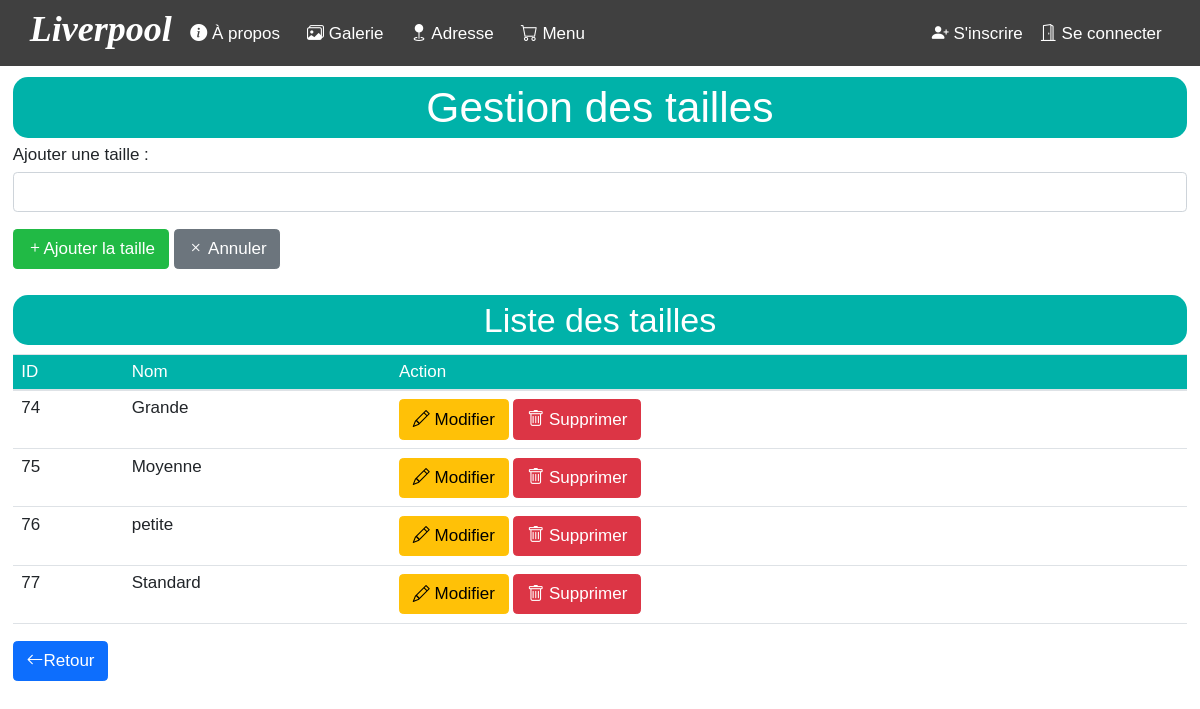
Page /crud_taille.php on the committed database.
### tables this page shows
CREATE TABLE IF NOT EXISTS `tailles` (
  `id_taille` int(11) NOT NULL AUTO_INCREMENT,
  `nom_taille` varchar(255) NOT NULL,
  PRIMARY KEY (`id_taille`)
);

### crud_taille.php (the view, shortened to what this page needs)
<?php
$servername = "localhost";
$dBUsername = "root";
$dBPassword = "";
$dBName = "liverpool";
$connexion = mysqli_connect($servername, $dBUsername, $dBPassword, $dBName);
mysqli_set_charset($connexion, "utf8");
$mode_ajout = true;
?>
<?php require "header.php"; ?>
<br><br><br>
<div class="container">
    <h1 style="text-align: center; background-color: #00B2A9; color: white; border-radius: 15px; padding: 5px;">Gestion des tailles</h1>
    <form action="" method="POST">
        <?php if ($mode_ajout) : ?>
            <div class="form-group">
                <label for="nom_taille">Ajouter une taille :</label>
                <input type="text" class="form-control" id="nom_taille" name="nom_taille">
            </div>
            <button class="btn btn bi bi-plus " style="background-color: #21BA45; color: white;" type="submit" name="action" value="taille">Ajouter la taille</button>
            <button class="btn btn-secondary bi bi-x" type="submit" name="action" value="annuler"> Annuler</button>
        <?php endif; ?>
    </form>
</div><br>
<div class="container">
    <h2 style="text-align: center; background-color: #00B2A9; color: white; border-radius: 15px; padding: 5px;">Liste des tailles</h2>
    <table class="table">
        <thead style="background-color: #00B2A9; color: white;">
            <tr>
                <th>ID</th>
                <th>Nom</th>
                <th>Action</th>
            </tr>
        </thead>
        <tbody>
            <?php
            $select_tailles = $connexion->query("SELECT * FROM tailles");
            if ($select_tailles) {
                while ($taille = $select_tailles->fetch_assoc()) {
                    echo "<tr>";
                    echo "<td>" . $taille['id_taille'] . "</td>";
                    echo "<td>" . $taille['nom_taille'] . "</td>";
                    echo "<td>";
                    echo "<form action='' method='POST' style='display:inline;'>";
                    echo "<button class='btn btn-warning' type='submit' name='action' value='modifier_taille'><i class='bi bi-pencil'></i> Modifier</button>";
                    echo "</form>";
                    echo "<form action='' method='POST' style='display:inline;'>";
                    echo "<button class='btn btn-danger' type='submit' name='action' value='supprimer_taille'><i class='bi bi-trash'></i> Supprimer </button>";
                    echo "</form>";
                    echo "</td>";
                    echo "</tr>";
                }
            } else {
                echo "Erreur lors de la récupération des tailles : " . $connexion->error;
            }
            ?>
        </tbody>
    </table>
    <a href="traitement_ajout_produit.php" class="btn btn-primary bi bi-arrow-left">Retour</a>
</div>
<br>

### css/c.css (style rules this page uses)
* { margin: 0; padding: 0; font-family: 'Century Gothic', sans-serif; font-size: 17px; font-weight: normal; line-height: 1; }
body { overflow-y: scroll; overflow-x: hidden; }

### header.php (style rules this page uses)
.container { background: #fff; }
@media (min-width: 1130px) { .container { max-width: 1330px; } }

### rows in the picture
tailles: id_taille "74", nom_taille "Grande"
tailles: id_taille "75", nom_taille "Moyenne"
tailles: id_taille "76", nom_taille "petite"
tailles: id_taille "77", nom_taille "Standard"
